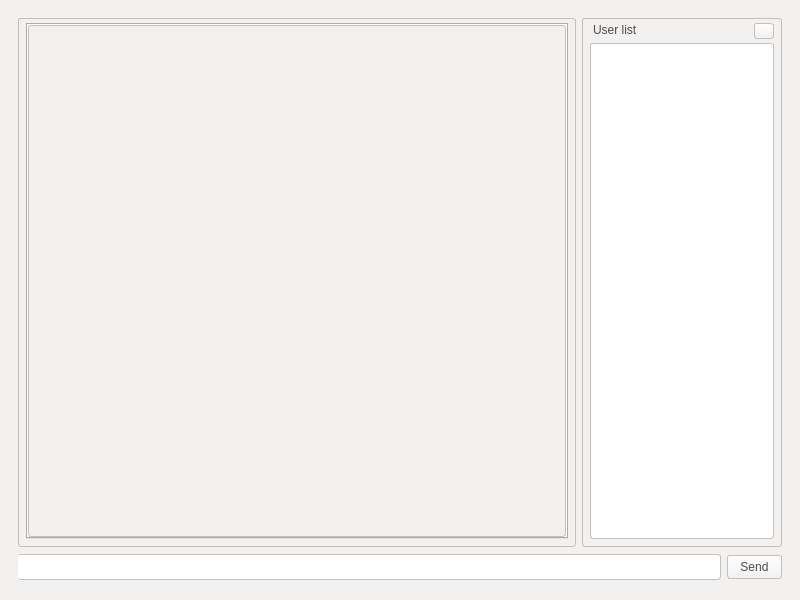
<?xml version="1.0" encoding="UTF-8"?>
<ui version="4.0">
 <class>ChatWindow</class>
 <widget class="QMainWindow" name="ChatWindow">
  <property name="geometry">
   <rect>
    <x>0</x>
    <y>0</y>
    <width>800</width>
    <height>600</height>
   </rect>
  </property>
  <property name="windowTitle">
   <string>ChatWindow</string>
  </property>
  <property name="styleSheet">
   <string notr="true">#titleLabel {
background: white;
color: black;
font-size: 20px;
border: none;
border-bottom:  1px solid black;
padding: 5px;
}

#mainFrame {
border: none;
background: white;
}

#loginFrame {
background: qlineargradient(x1: 0, y1: 0, x2: 0, y2: 1, stop: 0 #ddf, stop: 1 #aaf);
border: 1px solid gray;
padding: 10px;
border-radius: 25px;
}</string>
  </property>
  <widget class="QWidget" name="centralwidget">
   <layout class="QVBoxLayout" name="verticalLayout">
    <property name="spacing">
     <number>0</number>
    </property>
    <property name="leftMargin">
     <number>0</number>
    </property>
    <property name="topMargin">
     <number>0</number>
    </property>
    <property name="rightMargin">
     <number>0</number>
    </property>
    <property name="bottomMargin">
     <number>0</number>
    </property>
    <item>
     <widget class="QFrame" name="mainFrame">
      <property name="styleSheet">
       <string notr="true">background-color: #F2F1F0;</string>
      </property>
      <property name="frameShape">
       <enum>QFrame::StyledPanel</enum>
      </property>
      <layout class="QVBoxLayout" name="verticalLayout_2">
       <property name="spacing">
        <number>6</number>
       </property>
       <property name="bottomMargin">
        <number>9</number>
       </property>
       <item>
        <widget class="QStackedWidget" name="stackedWidget">
         <property name="styleSheet">
          <string notr="true">background-image:url(:/images/res/images/nav-bg.jpg)</string>
         </property>
         <property name="currentIndex">
          <number>0</number>
         </property>
         <widget class="QWidget" name="chatPage">
          <layout class="QGridLayout" name="gridLayout">
           <item row="2" column="0" colspan="5">
            <widget class="QFrame" name="horizontalFrame">
             <property name="maximumSize">
              <size>
               <width>16777215</width>
               <height>29</height>
              </size>
             </property>
             <property name="styleSheet">
              <string notr="true">background:none</string>
             </property>
             <layout class="QHBoxLayout" name="horizontalLayout">
              <property name="spacing">
               <number>0</number>
              </property>
              <property name="leftMargin">
               <number>0</number>
              </property>
              <property name="topMargin">
               <number>0</number>
              </property>
              <property name="rightMargin">
               <number>0</number>
              </property>
              <property name="bottomMargin">
               <number>0</number>
              </property>
              <item>
               <widget class="QLineEdit" name="sayLineEdit">
                <property name="styleSheet">
                 <string notr="true">background: none;
background-color: rgb(255,255,255);
border-radius:3px;
border: 1px solid #C4C1BD;
border-left: none;
color: #4C4C4C;
padding: 4px;
margin-right:6px;</string>
                </property>
                <property name="maxLength">
                 <number>300</number>
                </property>
               </widget>
              </item>
              <item>
               <widget class="QPushButton" name="sayButton">
                <property name="sizePolicy">
                 <sizepolicy hsizetype="Fixed" vsizetype="Fixed">
                  <horstretch>0</horstretch>
                  <verstretch>0</verstretch>
                 </sizepolicy>
                </property>
                <property name="maximumSize">
                 <size>
                  <width>16777215</width>
                  <height>16777215</height>
                 </size>
                </property>
                <property name="styleSheet">
                 <string notr="true">background: none;
background-color: qlineargradient(spread:pad, x1:0, y1:1, x2:0, y2:0, stop:0 rgb(240,240,240), stop:1 rgb(255, 255, 255));
border-radius:3px;
border: 1px solid #C4C1BD;
color: #4C4C4C;
padding: 4px 12px;</string>
                </property>
                <property name="text">
                 <string>Send</string>
                </property>
               </widget>
              </item>
             </layout>
            </widget>
           </item>
           <item row="0" column="4" rowspan="2">
            <widget class="QFrame" name="verticalFrame">
             <property name="maximumSize">
              <size>
               <width>200</width>
               <height>16777215</height>
              </size>
             </property>
             <property name="styleSheet">
              <string notr="true">background: none;
background-color: #F2F1F0;
border-radius:3px;
border: 1px solid #C4C1BD;
color: #4C4C4C;
padding: 4px;
</string>
             </property>
             <layout class="QVBoxLayout" name="verticalLayout_3">
              <property name="spacing">
               <number>0</number>
              </property>
              <property name="leftMargin">
               <number>3</number>
              </property>
              <property name="topMargin">
               <number>0</number>
              </property>
              <property name="rightMargin">
               <number>3</number>
              </property>
              <property name="bottomMargin">
               <number>3</number>
              </property>
              <item>
               <widget class="QWidget" name="horizontalWidget" native="true">
                <property name="styleSheet">
                 <string notr="true">border:none;</string>
                </property>
                <layout class="QHBoxLayout" name="horizontalLayout_2">
                 <property name="spacing">
                  <number>0</number>
                 </property>
                 <property name="leftMargin">
                  <number>0</number>
                 </property>
                 <property name="topMargin">
                  <number>0</number>
                 </property>
                 <property name="rightMargin">
                  <number>0</number>
                 </property>
                 <property name="bottomMargin">
                  <number>0</number>
                 </property>
                 <item>
                  <widget class="QLabel" name="label_3">
                   <property name="styleSheet">
                    <string notr="true">border:none;
padding: 0 0 6px 0;</string>
                   </property>
                   <property name="text">
                    <string>User list</string>
                   </property>
                  </widget>
                 </item>
                 <item>
                  <widget class="QPushButton" name="logoutButton">
                   <property name="maximumSize">
                    <size>
                     <width>20</width>
                     <height>16777215</height>
                    </size>
                   </property>
                   <property name="styleSheet">
                    <string notr="true">background: none;
background-color: qlineargradient(spread:pad, x1:0, y1:1, x2:0, y2:0, stop:0 rgb(240,240,240), stop:1 rgb(255, 255, 255));
border-radius:3px;
border: 1px solid #C4C1BD;
color: #4C4C4C;
padding: 0;
margin-bottom: 4px;</string>
                   </property>
                   <property name="text">
                    <string/>
                   </property>
                   <property name="icon">
                    <iconset resource="../bitcoin.qrc">
                     <normaloff>:/icons/res/icons/power.png</normaloff>:/icons/res/icons/power.png</iconset>
                   </property>
                  </widget>
                 </item>
                </layout>
               </widget>
              </item>
              <item>
               <widget class="QListWidget" name="userListWidget">
                <property name="styleSheet">
                 <string notr="true">background-color: #FFF;</string>
                </property>
               </widget>
              </item>
             </layout>
            </widget>
           </item>
           <item row="0" column="0" rowspan="2" colspan="4">
            <widget class="QFrame" name="verticalFrame">
             <property name="styleSheet">
              <string notr="true">background: none;
background-color: #F2F1F0;
border-radius:3px;
border: 1px solid #C4C1BD;
color: #4C4C4C;
padding: 4px;
</string>
             </property>
             <layout class="QVBoxLayout" name="verticalLayout_4">
              <property name="spacing">
               <number>0</number>
              </property>
              <property name="leftMargin">
               <number>3</number>
              </property>
              <property name="topMargin">
               <number>0</number>
              </property>
              <property name="rightMargin">
               <number>3</number>
              </property>
              <property name="bottomMargin">
               <number>3</number>
              </property>
              <item>
               <widget class="QTabWidget" name="tabWidget">
                <property name="currentIndex">
                 <number>-1</number>
                </property>
               </widget>
              </item>
             </layout>
            </widget>
           </item>
          </layout>
         </widget>
         <widget class="QWidget" name="loginPage">
          <layout class="QGridLayout" name="gridLayout_3">
           <item row="2" column="3">
            <spacer name="horizontalSpacer_2">
             <property name="orientation">
              <enum>Qt::Horizontal</enum>
             </property>
             <property name="sizeHint" stdset="0">
              <size>
               <width>223</width>
               <height>20</height>
              </size>
             </property>
            </spacer>
           </item>
           <item row="0" column="1">
            <spacer name="verticalSpacer">
             <property name="orientation">
              <enum>Qt::Vertical</enum>
             </property>
             <property name="sizeType">
              <enum>QSizePolicy::Fixed</enum>
             </property>
             <property name="sizeHint" stdset="0">
              <size>
               <width>20</width>
               <height>100</height>
              </size>
             </property>
            </spacer>
           </item>
           <item row="2" column="0">
            <spacer name="horizontalSpacer">
             <property name="orientation">
              <enum>Qt::Horizontal</enum>
             </property>
             <property name="sizeHint" stdset="0">
              <size>
               <width>223</width>
               <height>20</height>
              </size>
             </property>
            </spacer>
           </item>
           <item row="3" column="1">
            <spacer name="verticalSpacer_2">
             <property name="orientation">
              <enum>Qt::Vertical</enum>
             </property>
             <property name="sizeHint" stdset="0">
              <size>
               <width>20</width>
               <height>267</height>
              </size>
             </property>
            </spacer>
           </item>
           <item row="0" column="2">
            <widget class="QLabel" name="titleLabel">
             <property name="enabled">
              <bool>true</bool>
             </property>
             <property name="sizePolicy">
              <sizepolicy hsizetype="Preferred" vsizetype="Fixed">
               <horstretch>0</horstretch>
               <verstretch>0</verstretch>
              </sizepolicy>
             </property>
             <property name="font">
              <font>
               <pointsize>-1</pointsize>
              </font>
             </property>
             <property name="layoutDirection">
              <enum>Qt::LeftToRight</enum>
             </property>
             <property name="autoFillBackground">
              <bool>false</bool>
             </property>
             <property name="styleSheet">
              <string notr="true">background: none;
background-color: #F2F1F0;
border-radius: 3px;
color: #4C4C4C;</string>
             </property>
             <property name="text">
              <string>TALK IN CODE! </string>
             </property>
             <property name="alignment">
              <set>Qt::AlignCenter</set>
             </property>
            </widget>
           </item>
           <item row="2" column="2">
            <widget class="QFrame" name="loginFrame">
             <property name="sizePolicy">
              <sizepolicy hsizetype="Fixed" vsizetype="Fixed">
               <horstretch>0</horstretch>
               <verstretch>0</verstretch>
              </sizepolicy>
             </property>
             <property name="minimumSize">
              <size>
               <width>320</width>
               <height>0</height>
              </size>
             </property>
             <property name="styleSheet">
              <string notr="true">background: none;
background-color: #F2F1F0;
border-radius: 3px;</string>
             </property>
             <property name="frameShape">
              <enum>QFrame::StyledPanel</enum>
             </property>
             <layout class="QGridLayout" name="gridLayout_2">
              <property name="leftMargin">
               <number>6</number>
              </property>
              <property name="topMargin">
               <number>6</number>
              </property>
              <property name="rightMargin">
               <number>6</number>
              </property>
              <property name="bottomMargin">
               <number>6</number>
              </property>
              <property name="horizontalSpacing">
               <number>12</number>
              </property>
              <property name="verticalSpacing">
               <number>6</number>
              </property>
              <item row="0" column="0">
               <widget class="QLabel" name="label">
                <property name="styleSheet">
                 <string notr="true">color: #4C4C4C;</string>
                </property>
                <property name="text">
                 <string>Base Camp:</string>
                </property>
               </widget>
              </item>
              <item row="0" column="1">
               <widget class="QLineEdit" name="serverLineEdit">
                <property name="styleSheet">
                 <string notr="true">background-color: rgb(255,255,255);
border-radius:3px;
border: 1px solid #C4C1BD;
color: #4C4C4C;
padding: 4px;
margin: 0px 6px 0px 0px;
color: #4C4C4C;</string>
                </property>
                <property name="text">
                 <string>talkincode.servehttp.com</string>
                </property>
               </widget>
              </item>
              <item row="1" column="0">
               <widget class="QLabel" name="label_2">
                <property name="styleSheet">
                 <string notr="true">color: #4C4C4C;</string>
                </property>
                <property name="text">
                 <string>Username:</string>
                </property>
               </widget>
              </item>
              <item row="1" column="1">
               <widget class="QLineEdit" name="userLineEdit">
                <property name="styleSheet">
                 <string notr="true">background-color: rgb(255,255,255);
border-radius:3px;
border: 1px solid #C4C1BD;
color: #4C4C4C;
padding: 4px;
margin: 0px 6px 0px 0px;
color: #4C4C4C;</string>
                </property>
                <property name="maxLength">
                 <number>20</number>
                </property>
               </widget>
              </item>
              <item row="3" column="1">
               <widget class="QPushButton" name="loginButton">
                <property name="sizePolicy">
                 <sizepolicy hsizetype="Fixed" vsizetype="Fixed">
                  <horstretch>0</horstretch>
                  <verstretch>0</verstretch>
                 </sizepolicy>
                </property>
                <property name="styleSheet">
                 <string notr="true">background-color: qlineargradient(spread:pad, x1:0, y1:1, x2:0, y2:0, stop:0 rgb(240,240,240), stop:1 rgb(255, 255, 255));
border-radius:3px;
border: 1px solid #C4C1BD;
color: #4C4C4C;
padding: 4px 12px;</string>
                </property>
                <property name="text">
                 <string>Login</string>
                </property>
               </widget>
              </item>
              <item row="2" column="1">
               <widget class="QCheckBox" name="rememberCheckBox">
                <property name="text">
                 <string>remember me</string>
                </property>
               </widget>
              </item>
             </layout>
            </widget>
           </item>
          </layout>
         </widget>
        </widget>
       </item>
      </layout>
     </widget>
    </item>
   </layout>
  </widget>
 </widget>
 <tabstops>
  <tabstop>serverLineEdit</tabstop>
  <tabstop>userLineEdit</tabstop>
 </tabstops>
 <resources>
  <include location="../bitcoin.qrc"/>
 </resources>
 <connections>
  <connection>
   <sender>serverLineEdit</sender>
   <signal>returnPressed()</signal>
   <receiver>userLineEdit</receiver>
   <slot>setFocus()</slot>
   <hints>
    <hint type="sourcelabel">
     <x>391</x>
     <y>188</y>
    </hint>
    <hint type="destinationlabel">
     <x>470</x>
     <y>238</y>
    </hint>
   </hints>
  </connection>
  <connection>
   <sender>userLineEdit</sender>
   <signal>returnPressed()</signal>
   <receiver>loginButton</receiver>
   <slot>animateClick()</slot>
   <hints>
    <hint type="sourcelabel">
     <x>417</x>
     <y>239</y>
    </hint>
    <hint type="destinationlabel">
     <x>389</x>
     <y>275</y>
    </hint>
   </hints>
  </connection>
 </connections>
</ui>
